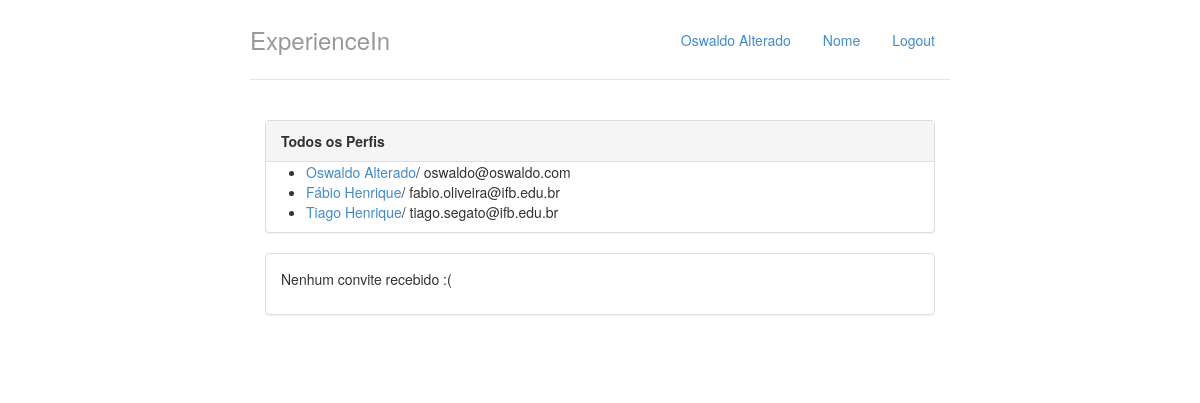
/, run on an earlier commit of the app's database.
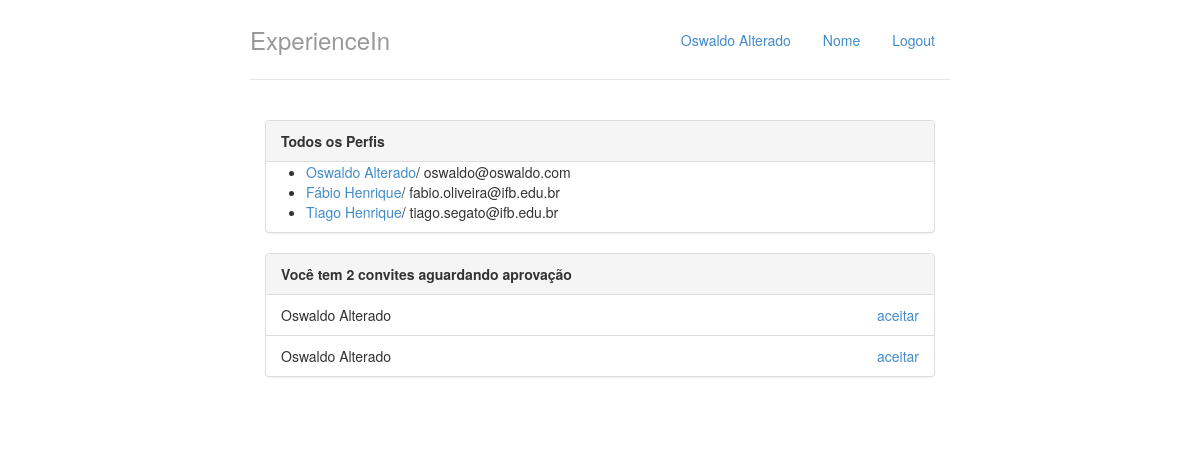
And on a later commit of the database.
### perfis/models.py (models this page shows, shortened)
class Perfil(models.Model):
        nome = models.CharField(max_length=255, null=False)
        email = models.CharField(max_length=255, null= False)
        telefone = models.CharField(max_length=15, null= False)
        nome_empresa = models.CharField(max_length=255, null=False)

class Convite(models.Model):
    solicitante = models.ForeignKey(Perfil, on_delete=models.CASCADE, related_name='convites_feitos')
    convidado = models.ForeignKey(Perfil, on_delete=models.CASCADE, related_name='convites_recebidos')

### perfis/views.py (the view)
# urls.py: path('', views.index, name='index'),
def index(request):
    return render(request, 'index.html', { 'perfis' : Perfil.objects.all(),'perfil_logado' : get_perfil_logado(request)})

### perfis/views.py (called while the page is built)
def get_perfil_logado(request):
   return Perfil.objects.get(id=1)

### perfis/templates/index.html (shortened to what this page needs)
<!DOCTYPE html>
<html lang="pt-br">
<head>
</head>
<body>
        {% extends "base.html" %}
        {% block body %}
        <div class="col-lg-12">
            <div class="panel panel-default">
                <div class="panel-heading">
                    <strong>Todos os Perfis</strong>
                </div>
                {% if perfis %}
                <ul>
                    {% for perfil in perfis %}
                    <li>
                        <a href="{% url 'exibir' perfil.id %}">{{ perfil.nome }}</a>/ {{ perfil.email }}
                    </li>
                    {% endfor %}
                </ul>
                {% else %}
                <p>Nenhum Perfil encontrado</p>
                {% endif %}
            </div>
            <div class="panel panel-default">
                {% with total_de_convites=perfil_logado.convites_recebidos.count %}
                  {% if total_de_convites %}
                      <div class="panel-heading">
                          <strong>Você tem {{ total_de_convites }} convite{{ total_de_convites|pluralize }} aguardando aprovação</strong>
                      </div>
                      <ul class="list-group">
                          {% for convite in perfil_logado.convites_recebidos.all %}
                              <li class="list-group-item">
                                      {{ convite.solicitante.nome }}
                                      <a href="#" class="pull-right">aceitar</a>
                              </li>
                          {% endfor %}
                      </ul>
                  {% else %}
                      <div class="panel-body">
                          <p>Nenhum convite recebido :(</p>
                      </div>
                  {% endif %}
                {% endwith %}
            </div>
        </div>
        {% endblock %}

### perfis/templates/base.html (shortened to what this page needs)
{% load staticfiles %}
<!DOCTYPE html>
<html lang="pt">
  <head>
    <link href="{% static "styles/bootstrap.css" %}" rel="stylesheet">
    <link href="{% static "styles/main.css" %}" rel="stylesheet">
  </head>
  <body>
    <div class="container">
      <div class="header">
        <ul class="nav nav-pills pull-right">
          <li class=""><a href="{% url 'index' %}">{{perfil_logado.nome}}</a></li>
          <li class=""><a href="{% url 'index' %}">Nome</a></li>
          <li class=""><a href="/logout/">Logout</a></li>
        </ul>
        <h3 class="text-muted">ExperienceIn</h3>
      </div>
      <div class="row content">
            {% block body %}
            {% endblock %}
      </div>
    </div>
  </body>
</html>

What changed in the data, as far as the page shows it:
added Convite: solicitante.nome "Oswaldo Alterado"
added Convite: solicitante.nome "Oswaldo Alterado"
Also different on the page:
{{ total_de_convites }}: (not shown) → "2"
text no longer shown: "Nenhum convite recebido :("
text now shown: "Você tem convite aguardando aprovação"
